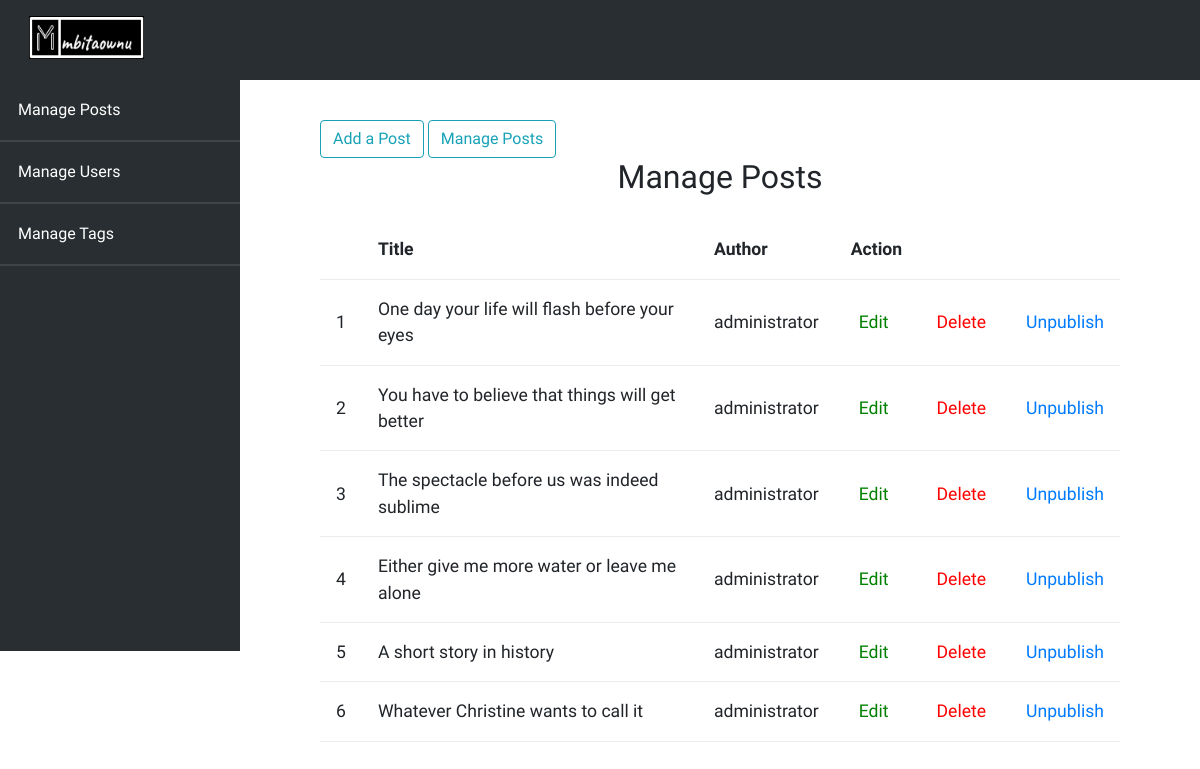
/admin/posts/index.php, run on the app's committed database.
### tables this page shows
CREATE TABLE `posts` (
  `id` int(11) NOT NULL,
  `user_id` int(11) NOT NULL,
  `topic_id` int(11) DEFAULT NULL,
  `title` varchar(255) NOT NULL,
  `body` text NOT NULL,
  `image` varchar(255) NOT NULL,
  `published` tinyint(4) NOT NULL,
  `created_at` datetime NOT NULL DEFAULT CURRENT_TIMESTAMP
);

CREATE TABLE `users` (
  `id` int(11) NOT NULL,
  `admin` tinyint(4) NOT NULL,
  `username` varchar(255) NOT NULL,
  `email` varchar(255) NOT NULL,
  `password` varchar(255) NOT NULL,
  `created_at` timestamp NOT NULL DEFAULT CURRENT_TIMESTAMP
);

### app/database/db.php (called while the page is built, shortened)
<?php
require('connect.php');
function executeQuery($sql, $data)
{
    global $conn;
    $stmt = $conn->prepare($sql);
    $values = array_values($data);
    $types = str_repeat('s', count($values));
    $stmt->bind_param($types, ...$values);
    $stmt->execute();
    return $stmt;
}
function getPosts()
{
    $sql = "SELECT p.*, u.username FROM posts as p JOIN users AS u ON p.user_id = u.id WHERE u.admin=?";
    $stmt = executeQuery($sql, ['admin' => 1]);
    return $stmt->get_result()->fetch_all(MYSQLI_ASSOC);
}

### app/controllers/posts.php (called while the page is built, shortened)
<?php
include(ROOT_PATH . "/app/database/db.php");
$posts = getPosts();

### admin/posts/index.php (the view, shortened to what this page needs)
<?php
include(ROOT_PATH . "/app/controllers/posts.php");
?>
<!DOCTYPE html>
<html lang="en">
<head>
    <link rel="stylesheet" href="https://stackpath.bootstrapcdn.com/font-awesome/4.7.0/css/font-awesome.min.css">
    <link rel="stylesheet" href="https://stackpath.bootstrapcdn.com/bootstrap/4.5.2/css/bootstrap.min.css">
    <link rel="stylesheet" href="../../assets/css/styles.css">
    <link rel="stylesheet" href="../../assets/css/admin.css">
</head>
<body>
    <?php include(ROOT_PATH . "/app/includes/adminHeader.php") ?>
    <div class="admin-wrapper">
        <?php include(ROOT_PATH . "/app/includes/adminSideBar.php") ?>
        <div class="admin-content">
            <div class="button-group">
                <a href="create.php" class="btn btn-outline-info">Add a Post</a>
                <a href="index.php" class="btn btn-outline-info">Manage Posts</a>
            </div>
            <div class="content">
                <h2 class="page-title">Manage Posts</h2>
                <table>
                    <thead>
                        <th></th>
                        <th>Title</th>
                        <th>Author</th>
                        <th colspan="3">Action</th>
                    </thead>
                    <tbody>
                        <?php foreach ($posts as $key => $post) : ?>
                            <tr>
                                <td><?php echo $key + 1; ?></td>
                                <td><?php echo $post['title']; ?></td>
                                <td><?php echo $post['username']; ?></td>
                                <td><a href="edit.php?id=<?php echo $post['id']; ?>" id="edit">Edit</a></td>
                                <td><a href="edit.php?delete_id=<?php echo $post['id']; ?>" id="delete">Delete</a></td>
                                <?php if ($post['published']) : ?>
                                    <td><a href="edit.php?published=0&p_id=<?php echo $post['id']; ?>" id="unpublish">Unpublish</a></td>
                                <?php else : ?>
                                    <td><a href="edit.php?published=1&p_id=<?php echo $post['id']; ?>" id="publish">Publish</a></td>
                                <?php endif; ?>
                            </tr>
                        <?php endforeach; ?>
                    </tbody>
                </table>
            </div>
        </div>
    </div>
</body>
</html>

### app/includes/adminHeader.php (shortened to what this page needs)
<header class="sticky-top">
    <a href="<?php echo BASE_URL . "/index.php"; ?>" class="logo">
        <img src="<?php echo BASE_URL . '/assets/img/new_logo.png'; ?>" style="width:85%; height:85%" alt="Logo">
    </a>
</header>

### app/includes/adminSideBar.php (shortened to what this page needs)
<div class="left-sidebar">
    <ul>
        <li><a href="<?php echo BASE_URL ."/admin/posts/index.php"?>">Manage Posts</a></li>
        <li><a href="<?php echo BASE_URL ."/admin/users/index.php"?>">Manage Users</a></li>
        <li><a href="<?php echo BASE_URL ."/admin/topics/index.php"?>">Manage Tags</a></li>
    </ul>
</div>

### assets/css/styles.css (style rules this page uses)
* { box-sizing: border-box; }
body { font-family: 'Work Sans', sans-serif; padding: 0px; margin: 0px; }
header { height: 10vh; background-color:white; }
header * { color: black; }
header .logo { float: left; height: inherit; padding: .8rem; margin-left: 1em; }
.logo img { width: 10rem; }
.logo img { height: 70%; width: 70%; padding-top: .2em; }

### assets/css/admin.css (style rules this page uses)
header { background-color: rgb(40, 46, 49); }
.admin-wrapper { display: flex; height: calc(100% - 66px); }
.admin-wrapper .left-sidebar { position:fixed; flex: 2; min-width: 20vw; height: 35.7rem; background-color: rgb(40, 46, 49); }
.admin-wrapper .left-sidebar ul { list-style: none; margin: 0px; padding: 0px; }
.admin-wrapper .left-sidebar ul li a { padding: 18px; display: block; border-bottom: 2px solid rgb(64, 67, 71); color: white; text-decoration: none; }
.admin-wrapper .admin-content { flex: 8; height: calc(100%- 10vh); padding: 2.5rem 5rem 5rem; overflow-y: auto; margin-left: 20vw; }
.admin-content .page-title { text-align: center; margin-bottom: 1.5rem; }
table { width: 100%; border-collapse: collapse; font-size: 1.1rem; }
th, td { padding: 1rem; text-align: left; border-bottom: 1px solid rgb(238, 236, 236); }
#edit { color: green; padding: .5rem; }
#delete { color: red; padding: .5rem; }

### data on the page
posts: title "One day your life will flash before your eyes", user.username "administrator"
posts: title "You have to believe that things will get better", user.username "administrator"
posts: title "The spectacle before us was indeed sublime", user.username "administrator"
posts: title "Either give me more water or leave me alone", user.username "administrator"
posts: title "A short story in history", user.username "administrator"
posts: title "Whatever Christine wants to call it", user.username "administrator"
